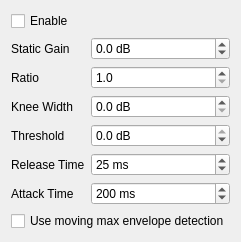
<?xml version="1.0" encoding="UTF-8"?>
<ui version="4.0">
 <class>CompressorController</class>
 <widget class="QDialog" name="CompressorController">
  <property name="geometry">
   <rect>
    <x>0</x>
    <y>0</y>
    <width>235</width>
    <height>191</height>
   </rect>
  </property>
  <property name="windowTitle">
   <string>Form</string>
  </property>
  <layout class="QGridLayout" name="gridLayout">
   <item row="5" column="1">
    <widget class="QDoubleSpinBox" name="releaseTimeSpinBox">
     <property name="sizePolicy">
      <sizepolicy hsizetype="MinimumExpanding" vsizetype="Fixed">
       <horstretch>0</horstretch>
       <verstretch>0</verstretch>
      </sizepolicy>
     </property>
     <property name="suffix">
      <string> ms</string>
     </property>
     <property name="decimals">
      <number>0</number>
     </property>
     <property name="minimum">
      <double>0.000000000000000</double>
     </property>
     <property name="maximum">
      <double>9000.000000000000000</double>
     </property>
     <property name="value">
      <double>25.000000000000000</double>
     </property>
    </widget>
   </item>
   <item row="5" column="0">
    <widget class="QLabel" name="releaseTimeLabel">
     <property name="text">
      <string>Release Time</string>
     </property>
    </widget>
   </item>
   <item row="3" column="0">
    <widget class="QLabel" name="kneeWidthLabel">
     <property name="text">
      <string>Knee Width</string>
     </property>
    </widget>
   </item>
   <item row="1" column="1">
    <widget class="QDoubleSpinBox" name="staticGainSpinBox">
     <property name="sizePolicy">
      <sizepolicy hsizetype="MinimumExpanding" vsizetype="Fixed">
       <horstretch>0</horstretch>
       <verstretch>0</verstretch>
      </sizepolicy>
     </property>
     <property name="suffix">
      <string> dB</string>
     </property>
     <property name="decimals">
      <number>1</number>
     </property>
     <property name="minimum">
      <double>-100.000000000000000</double>
     </property>
    </widget>
   </item>
   <item row="3" column="1">
    <widget class="QDoubleSpinBox" name="kneeWidthSpinBox">
     <property name="sizePolicy">
      <sizepolicy hsizetype="MinimumExpanding" vsizetype="Fixed">
       <horstretch>0</horstretch>
       <verstretch>0</verstretch>
      </sizepolicy>
     </property>
     <property name="suffix">
      <string> dB</string>
     </property>
     <property name="decimals">
      <number>1</number>
     </property>
    </widget>
   </item>
   <item row="0" column="0" colspan="2">
    <widget class="QCheckBox" name="enableCheckBox">
     <property name="text">
      <string>Enable</string>
     </property>
    </widget>
   </item>
   <item row="2" column="0">
    <widget class="QLabel" name="ratioLabel">
     <property name="text">
      <string>Ratio</string>
     </property>
    </widget>
   </item>
   <item row="6" column="1">
    <widget class="QDoubleSpinBox" name="attackTimeSpinBox">
     <property name="sizePolicy">
      <sizepolicy hsizetype="MinimumExpanding" vsizetype="Fixed">
       <horstretch>0</horstretch>
       <verstretch>0</verstretch>
      </sizepolicy>
     </property>
     <property name="suffix">
      <string> ms</string>
     </property>
     <property name="decimals">
      <number>0</number>
     </property>
     <property name="minimum">
      <double>0.000000000000000</double>
     </property>
     <property name="maximum">
      <double>9000.000000000000000</double>
     </property>
     <property name="value">
      <double>200.000000000000000</double>
     </property>
    </widget>
   </item>
   <item row="6" column="0">
    <widget class="QLabel" name="attackTimeLabel">
     <property name="text">
      <string>Attack Time</string>
     </property>
    </widget>
   </item>
   <item row="4" column="1">
    <widget class="QDoubleSpinBox" name="thresholdSpinBox">
     <property name="sizePolicy">
      <sizepolicy hsizetype="MinimumExpanding" vsizetype="Fixed">
       <horstretch>0</horstretch>
       <verstretch>0</verstretch>
      </sizepolicy>
     </property>
     <property name="suffix">
      <string> dB</string>
     </property>
     <property name="decimals">
      <number>1</number>
     </property>
     <property name="minimum">
      <double>-100.000000000000000</double>
     </property>
     <property name="maximum">
      <double>0.000000000000000</double>
     </property>
    </widget>
   </item>
   <item row="4" column="0">
    <widget class="QLabel" name="thresholdLabel">
     <property name="text">
      <string>Threshold</string>
     </property>
    </widget>
   </item>
   <item row="2" column="1">
    <widget class="QDoubleSpinBox" name="ratioSpinBox">
     <property name="sizePolicy">
      <sizepolicy hsizetype="MinimumExpanding" vsizetype="Fixed">
       <horstretch>0</horstretch>
       <verstretch>0</verstretch>
      </sizepolicy>
     </property>
     <property name="decimals">
      <number>1</number>
     </property>
     <property name="minimum">
      <double>1.000000000000000</double>
     </property>
     <property name="maximum">
      <double>1000.000000000000000</double>
     </property>
    </widget>
   </item>
   <item row="1" column="0">
    <widget class="QLabel" name="staticGainLabel">
     <property name="text">
      <string>Static Gain</string>
     </property>
    </widget>
   </item>
   <item row="7" column="0" colspan="2">
    <widget class="QCheckBox" name="useMovingMaxCheckBox">
     <property name="text">
      <string>Use moving max envelope detection</string>
     </property>
    </widget>
   </item>
  </layout>
 </widget>
 <resources/>
 <connections/>
</ui>
